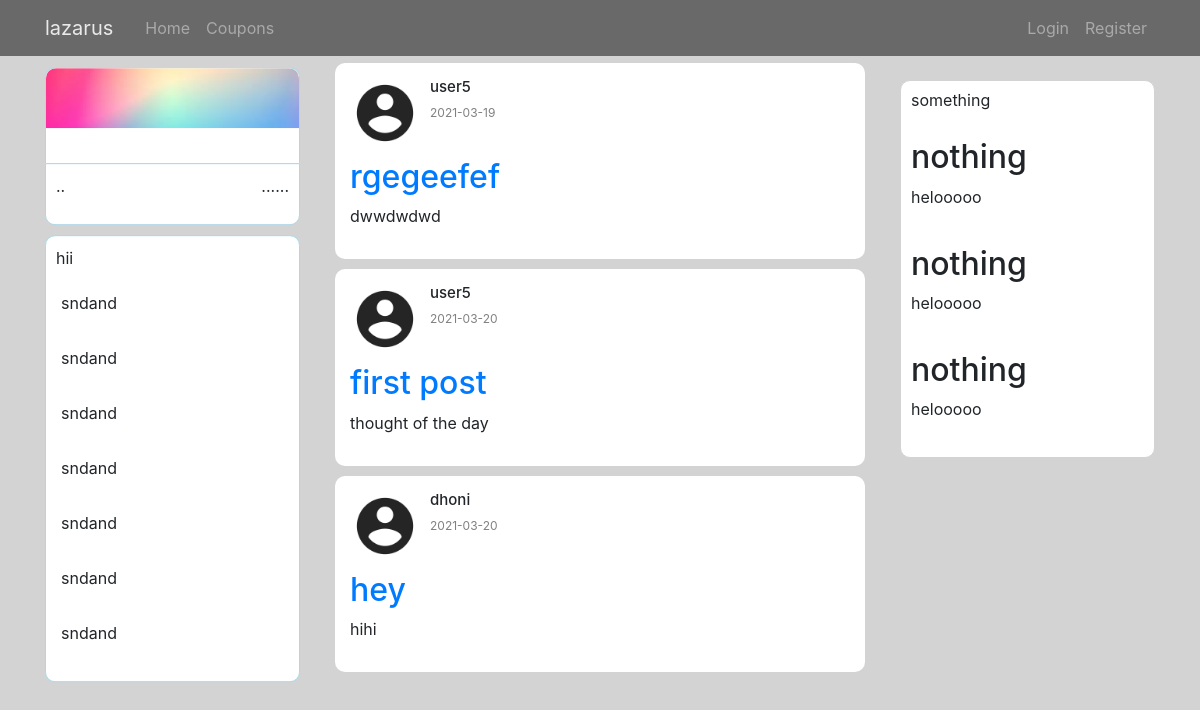
Page /home on the earlier database version.
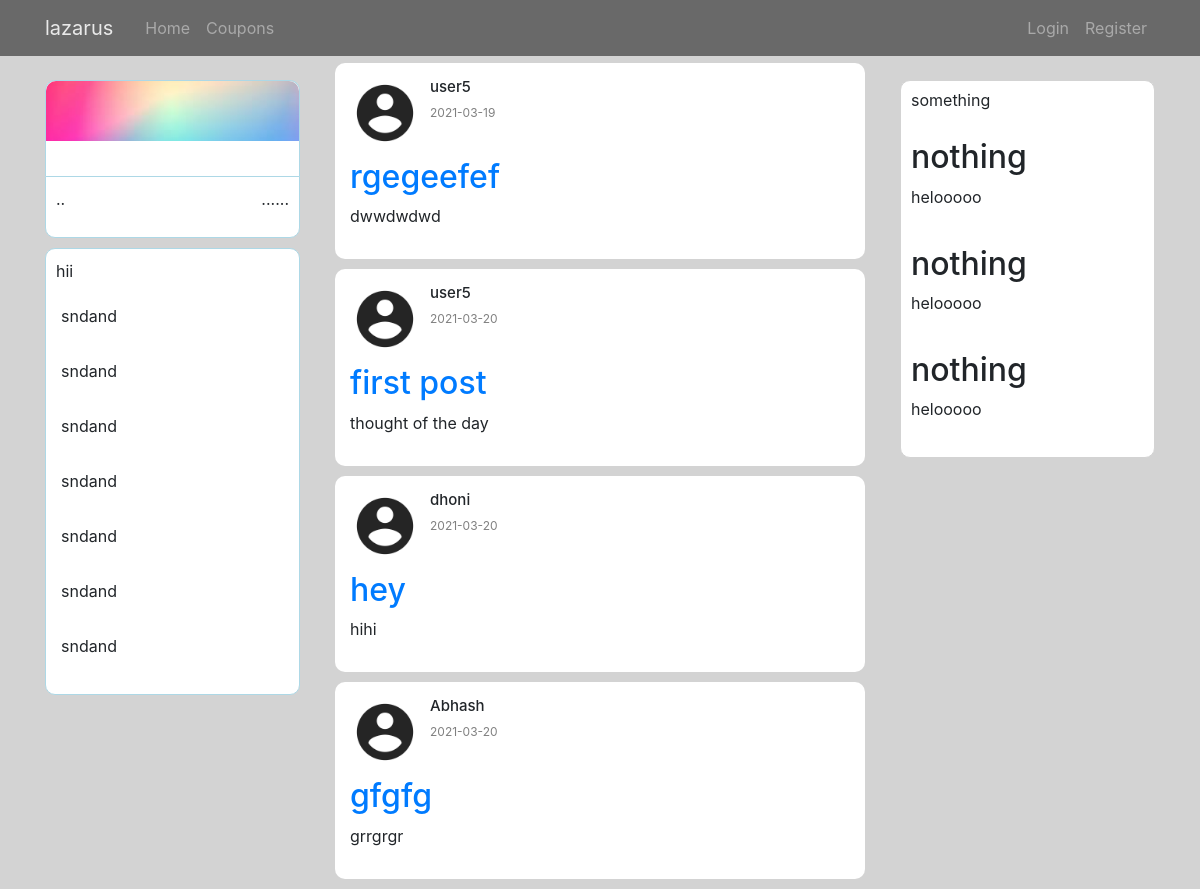
Same page on the later database version.
### appmain/models.py (models this page shows, shortened)
class Post(db.Model):
    id = db.Column(db.Integer, primary_key=True)
    title = db.Column(db.String(100), nullable=False)
    content = db.Column(db.Text, nullable=False)
    date_posted = db.Column(db.DateTime, nullable=False, default=datetime.utcnow)
    user_id = db.Column(db.Integer, db.ForeignKey('user.id'), nullable=False)

class User(db.Model, UserMixin):
    id = db.Column(db.Integer, primary_key=True)
    username = db.Column(db.String(20), unique=True, nullable=False)
    email = db.Column(db.String(120), unique=True, nullable=False)
    image_file = db.Column(db.String(20), nullable=False, default='default.jpg')
    password = db.Column(db.String(60), nullable=False)
    posts = db.relationship('Post', backref='author', lazy=True)
    tokens = False
    flag = False

### appmain/routes.py (the view)
@app.route("/")
@app.route("/home")
def home():
    posts = Post.query.all()
    return render_template('home.html', posts=posts)

### appmain/templates/home.html (shortened to what this page needs)
{% extends "layout.html" %}
{% block content %}
<div class="row">
  <div class="col-md-3">
<div class="sidebar mt-4 d-none d-md-block">
            <div class="sidebar_top ">
              <img src="{{ url_for('static',filename='profile/1.jpg') }}">
             <h2>
             </h2>
            </div>
            <div class="sidebar_stats">
<div class="sidebar_stat">
 <p>..</p>
 <p class="sidebar_statnumber">......</p>
</div>
            </div>
            <div class="sidebar_bottom">
                <p>hii</p>
                <div class="sidebar_recentitem">
                     <p>sndand</p>
                 </div>
                 <div class="sidebar_recentitem">
                      <p>sndand</p>
                  </div>
                  <div class="sidebar_recentitem">
                      <p>sndand</p>
                  </div>
                  <div class="sidebar_recentitem">
                      <p>sndand</p>
                  </div>
                  <div class="sidebar_recentitem">
                      <p>sndand</p>
                  </div>
                  <div class="sidebar_recentitem">
                   <p>sndand</p>
               </div>
               <div class="sidebar_recentitem">
                 <p>sndand</p>
             </div>
            </div>
</div>
</div>
<div class="col-md-6 p-0 mt-3">
<div class="feed">
{% for post in posts %}
<div class="post">
    <div class="post_header">
      <img class="rounded-circle article-img" src="{{ url_for('static',filename='profile/' + post.author.image_file)}}"
  <img class="fas fa-user "></img>
  <div class="post_info">
    <h2>{{post.author.username}}</h2>
    <p>{{post.date_posted.strftime('%Y-%m-%d')}}</p>
  </div>
  </div>
    <div class="post_body">
      <h2><a class="article-title" href="{{ url_for('post', post_id=post.id) }}">{{ post.title }}</a></h2>
  <p>{{post.content}}</p>
  </div>
  </div>
  {% endfor %}
</div>
</div>
<div class="col-md-3">
<div class="widgets d-none d-md-block">
    <div class="widgets_header">
      <h2>something</h2>
    </div>
    <div class="widgets_article">
  <div class="widgets_articleright">
    <h2>nothing</h2>
    <P>helooooo</P>
  </div>
  </div>
  <div class="widgets_article">
    <div class="widgets_articleright">
      <h2>nothing</h2>
      <P>helooooo</P>
    </div>
    </div>
    <div class="widgets_article">
      <div class="widgets_articleright">
        <h2>nothing</h2>
        <P>helooooo</P>
      </div>
      </div>
    </div>
  </div>
</div>
  {% endblock content %}

### appmain/templates/layout.html (shortened to what this page needs)
<!DOCTYPE html>
<html>
  <head>
    <link
      rel="stylesheet"
      href="https://maxcdn.bootstrapcdn.com/bootstrap/4.0.0/css/bootstrap.min.css"
    />
    <link
      rel="stylesheet"
      type="text/css"
      href="{{ url_for('static', filename='style.css') }}"
    />
  </head>
  <body>
    <header class="site-header">
      <nav class="navbar navbar-expand-md navbar-dark bg-color fixed-top">
        <div class="container">
          <a class="navbar-brand mr-4" href="/">lazarus</a>
          <div class="collapse navbar-collapse" id="navbarToggle">
            <div class="navbar-nav mr-auto">
              <a class="nav-item nav-link" href="{{ url_for('home') }}">Home</a>
              <a class="nav-item nav-link" href="{{ url_for('about') }}"
                >Coupons</a
              >
            </div>
            <div class="navbar-nav">
              {% if current_user.is_authenticated %}
              <a class="nav-item nav-link" href="{{ url_for('new_post') }}"
                >new post</a
              >
              <a class="nav-item nav-link" href="{{ url_for('logout') }}"
                >Logout</a
              >
              {% else %}
              <a class="nav-item nav-link" href="{{ url_for('login') }}"
                >Login</a
              >
              <a class="nav-item nav-link" href="{{ url_for('register') }}"
                >Register</a
              >
              {% endif %}
            </div>
          </div>
        </div>
      </nav>
    </header>
    <div class="container">
       {% block content %}{% endblock %}
    </div>
  </body>
</html>

### appmain/static/style.css (style rules this page uses)
* { margin: 0; padding: 0; }
body { background-color: lightgrey; background-image: url(static/profile/back.jpg); }
.sidebar { border-radius: 10px; text-align: center; position: sticky; top: 80px; height: fit-content; flex: 0.2; }
.sidebar_top img { margin-bottom: -20px; width: 100%; height: 60px; border-top-left-radius: 10px; border-top-right-radius: 10px; object-fit: cover; }
.sidebar_top { display: flex; flex-direction: column; align-items: center; border: 1px solid lightblue; border-bottom: 0; border-top-left-radius: 10px; border-top-right-radius: 10px; background-color: white; padding-bottom: 10px; }
.sidebar_stats { padding: 10px; border: 1px solid lightblue; margin-bottom: 10px; border-bottom-left-radius: 10px; border-bottom-right-radius: 10px; background-color: white; }
.sidebar_stat { display: flex; justify-content: space-between; }
.sidebar_top h2 { font-size: 18px; }
.sidebar_bottom { text-align: left; padding: 10px; border: 1px solid lightblue; border-radius: 10px; margin-top: 10px; background-color: white; }
.sidebar_recentitem { display: flex; margin-bottom: 5px; padding: 5px; }
.feed { flex: 0.6; margin: 0 20px; margin-top: 47px; }
.post { background-color: white; padding: 15px; margin-bottom: 10px; border-radius: 10px; }
.post_header { display: flex; margin-bottom: 10px; }
.post_info { margin-left: 10px; }
.post_info p { font-size: 12px; color: gray; }
.post_info h2 { font-size: 15px; }
.widgets { position: sticky; top: 80px; float: 0.2; background-color: white; border-radius: 10px; border: 1px solid lightgrey; height: fit-content; padding-bottom: 10px; }
.widgets_header { display: flex; align-items: center; justify-content: space-between; padding: 10px; }
.widgets_header h2 { font-size: 16px; font-weight: 400; }
.widgets_article { display: flex; padding: 10px; }
.article-img { height: 70px; width: 70px; }
.bg-color { background-color: black; opacity: 0.5; }

Differences in the rows shown:
added Post: image_file (placeholder picture), author.username "Abhash", date_posted "2021-03-20", title "gfgfg", content "grrgrgr"
